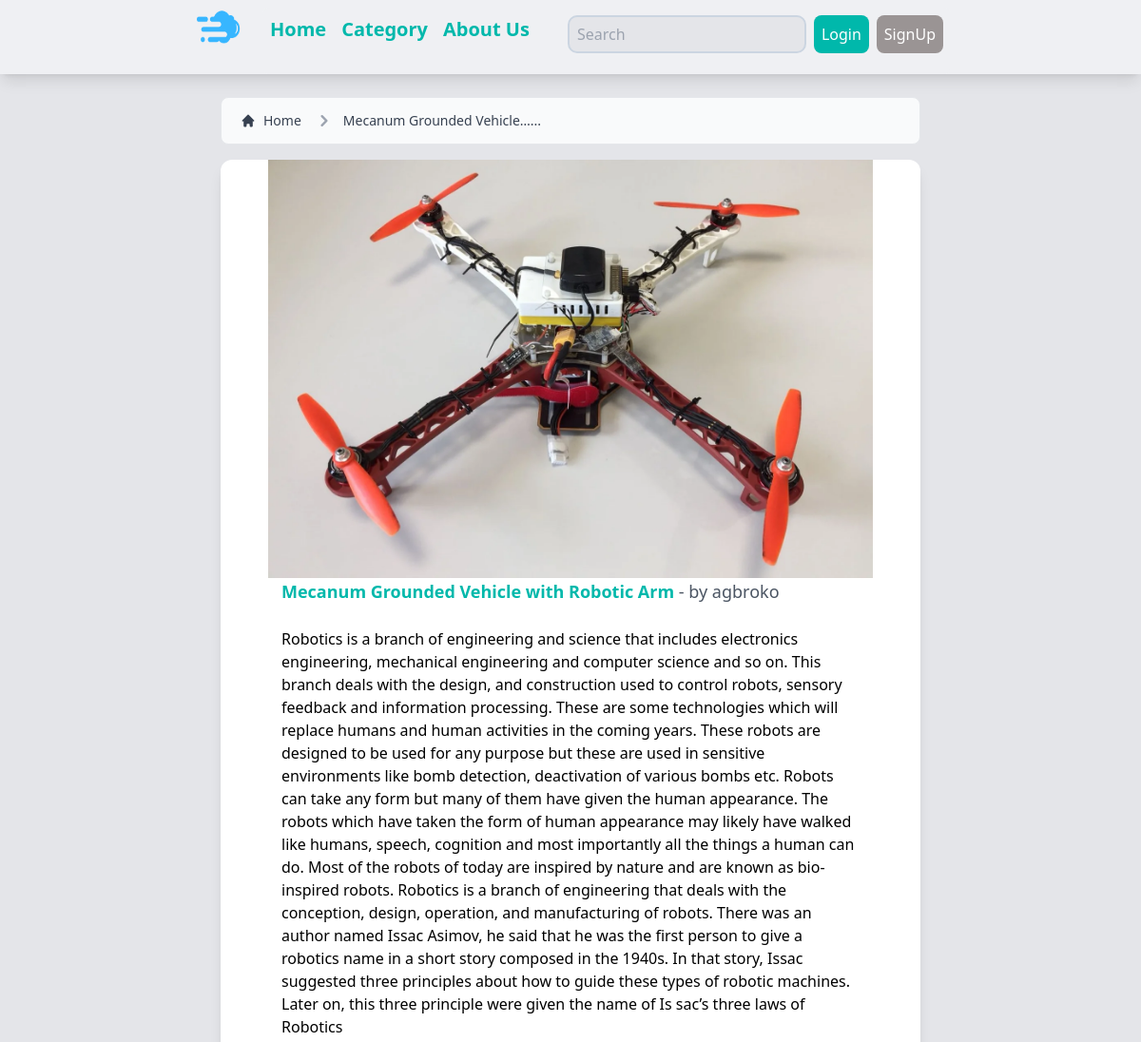
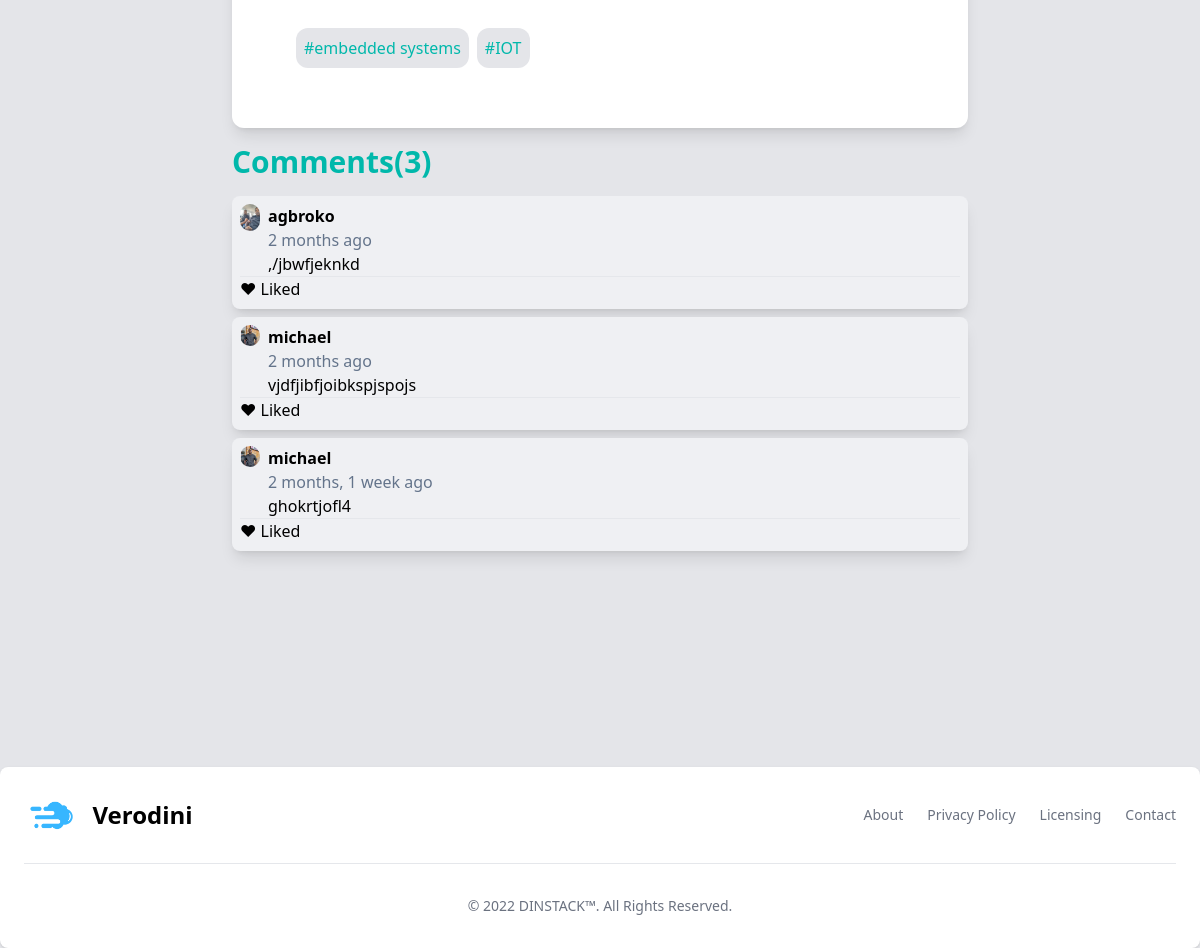
/postpage/1/, run on the app's committed database (2 pictures, top to bottom).
### base/models.py (models this page shows, shortened)
class Blogpost(models.Model):
    title = models.TextField(max_length=100, null=True, blank=True)
    author = models.ForeignKey(User, on_delete=models.CASCADE, null=True, blank=True)
    article = models.TextField(blank=True, null=True)
    tag = models.ManyToManyField(Tags, related_name='tags', blank=True)
    image = models.ImageField(null=True, default="placeholder.png")
    updated = models.DateTimeField(auto_now=True)
    created = models.DateTimeField(auto_now_add=True)

class User(AbstractUser):
    name = models.CharField(max_length=200, null=True)
    email = models.EmailField(unique=True, null=True)
    bio = models.TextField(null=True)
    avatar = models.ImageField(null=True, default="mike.png")
    USERNAME_FIELD = 'email'
    REQUIRED_FIELDS = []

class Tags(models.Model):
    name = models.CharField(null=True, blank=True, max_length=30)

class CommentChat(models.Model):
    user = models.ForeignKey(User, on_delete=models.SET_NULL, null=True)
    post = models.ForeignKey('Blogpost', on_delete=models.CASCADE, default='4')
    comment = models.TextField(max_length=100, blank=True, null=True)
    updated = models.DateTimeField(auto_now=True)
    created = models.DateTimeField(auto_now_add=True)

### base/views.py (the view, shortened to what this page needs)
# urls.py: path('postpage/<str:pk>/', views.postPage, name="postpage"),
def postPage(request, pk):
    post = Blogpost.objects.get(id=pk)
    author = User.objects.get(id=post.author.id)
    tags = post.tag.all()
    users = User.objects.all()
    post_comment = post.commentchat_set.all().order_by('-created')
    context = {'post': post, 'tags': tags, 'post_comment':post_comment, 'author':author}
    return render(request, 'base/postpage.html', context)

### base/Templates/base/postpage.html (shortened to what this page needs)
{% extends 'base/main.html' %} {% load static %}
{% block content %}
<nav
  class="flex px-5 py-3 mx-8 lg:mx-[232px] mt-6 text-gray-700 border border-gray-200 rounded-lg bg-gray-50 dark:bg-gray-800 dark:border-gray-700"
  aria-label="Breadcrumb"
>
  <ol class="inline-flex items-center space-x-1 md:space-x-3">
    <li class="inline-flex items-center">
      <a
        href="{% url 'home' %}"
        class="inline-flex items-center text-sm font-medium text-gray-700 hover:text-gray-900 dark:text-gray-400 dark:hover:text-white"
      >
        <svg
          class="w-4 h-4 mr-2"
          fill="currentColor"
          viewBox="0 0 20 20"
          xmlns="http://www.w3.org/2000/svg"
        >
          <path
            d="M10.707 2.293a1 1 0 00-1.414 0l-7 7a1 1 0 001.414 1.414L4 10.414V17a1 1 0 001 1h2a1 1 0 001-1v-2a1 1 0 011-1h2a1 1 0 011 1v2a1 1 0 001 1h2a1 1 0 001-1v-6.586l.293.293a1 1 0 001.414-1.414l-7-7z"
          ></path>
        </svg>
        Home
      </a>
    </li>
    <li>
      <div class="flex items-center">
        <svg
          class="w-6 h-6 text-gray-400"
          fill="currentColor"
          viewBox="0 0 20 20"
          xmlns="http://www.w3.org/2000/svg"
        >
          <path
            fill-rule="evenodd"
            d="M7.293 14.707a1 1 0 010-1.414L10.586 10 7.293 6.707a1 1 0 011.414-1.414l4 4a1 1 0 010 1.414l-4 4a1 1 0 01-1.414 0z"
            clip-rule="evenodd"
          ></path>
        </svg>
        <a
          href="#"
          class="ml-1 text-sm font-medium text-gray-700 hover:text-gray-900 md:ml-2 dark:text-gray-400 dark:hover:text-white"
          >{{post.title|truncatechars:25}}...</a
        >
      </div>
    </li>
  </ol>
</nav>
<section class="mx-8 my-4 px-2 lg:px-[200px]">
  <div class="bg-white rounded-xl shadow-lg pb-3">
    <img
      src="{{post.image.url}}"
      alt=""
      class="object-contain w-full h-[440px] rounded-xl"
    />
    <div class="px-2 md:px-16 mb-8">
      <div class="object-contain items-center justify-center">
        <h1 class="text-mainBlue text-lg font-semibold">
          {{post.title}}
          <span class="text-gray-600 font-normal">
            - by {{author.username}}</span
          >
        </h1>
      </div>
      <div class="mb-8 mt-6">
        <p>{{post.article}}</p>
      </div>
      <div class="flex flex-col md:flex-row gap-2">
        {% for tag in tags %}
        <span class="p-2 rounded-xl bg-lightGrey2 text-mainBlue mb-4">
          #{{tag.name}}
        </span>
        {% endfor %}
      </div>
    </div>
  </div>
  <div>
    <div class="my-4">
      <h2 class="text-3xl font-semibold text-mainBlue">
        Comments({{post_comment.count}})
      </h2>
    </div>
    <div class="flex flex-col gap-2">
      {% for comment in post_comment %}
      <div class="bg-lightGrey1 rounded-lg shadow-lg p-2">
        <div class="flex flex-row">
          <div class="rounded-full w-[20px] h-[20px]">
            <img
              src="{{comment.user.avatar.url}}"
              alt="picicon"
              class="object-contain rounded-full"
            />
          </div>
          <div class="ml-2">
            <h4 class="font-semibold">{{comment.user.username}}</h4>
            <p class="text-slate-500">{{comment.created|timesince}} ago</p>
            <p>{{comment.comment}}</p>
          </div>
        </div>
        <div>
          <hr class="bg-blue-500" />
          <div class="flex flex-row gap-2">
            <p>&#x2764; Liked</p>
          </div>
        </div>
      </div>
      {% endfor %}
    </div>
  </div>
</section>
{% endblock content %}

### static/css/vid.css (style rules this page uses)
html { line-height: 1.5; -webkit-text-size-adjust: 100%; -moz-tab-size: 4; -o-tab-size: 4; tab-size: 4; font-family: ui-sans-serif, system-ui, -apple-system, BlinkMacSystemFont, "Segoe UI", Roboto, "Helvetica Neue", Arial, "Noto Sans", sans-serif, "Apple Color Emoji", "Segoe UI Emoji", "Segoe UI Symbol", "Noto Color Emoji"; }
body { margin: 0; line-height: inherit; }
hr { height: 0; color: inherit; border-top-width: 1px; }
h1, h2, h3, h4, h5, h6 { font-size: inherit; font-weight: inherit; }
a { color: inherit; text-decoration: inherit; }
blockquote, dl, dd, h1, h2, h3, h4, h5, h6, hr, figure, p, pre { margin: 0; }
ol, ul, menu { list-style: none; margin: 0; padding: 0; }
img, svg, video, canvas, audio, iframe, embed, object { display: block; vertical-align: middle; }
img, video { max-width: 100%; height: auto; }
.mx-8 { margin-left: 2rem; margin-right: 2rem; }
.my-4 { margin-top: 1rem; margin-bottom: 1rem; }
.mr-2 { margin-right: 0.5rem; }
.ml-2 { margin-left: 0.5rem; }
.mb-4 { margin-bottom: 1rem; }
.mb-8 { margin-bottom: 2rem; }
.mt-6 { margin-top: 1.5rem; }
.ml-1 { margin-left: 0.25rem; }
.flex { display: flex; }
.inline-flex { display: inline-flex; }
.h-4 { height: 1rem; }
.h-6 { height: 1.5rem; }
.h-\[440px\] { height: 440px; }
.h-\[20px\] { height: 20px; }
.w-full { width: 100%; }
.w-4 { width: 1rem; }
.w-6 { width: 1.5rem; }
.w-\[20px\] { width: 20px; }
.flex-row { flex-direction: row; }
.flex-col { flex-direction: column; }
.items-center { align-items: center; }
.justify-center { justify-content: center; }
.gap-2 { gap: 0.5rem; }
.space-x-1 > :not([hidden]) ~ :not([hidden]) { --tw-space-x-reverse: 0; margin-right: calc(0.25rem * var(--tw-space-x-reverse)); margin-left: calc(0.25rem * calc(1 - var(--tw-space-x-reverse))); }
.rounded-full { border-radius: 9999px; }
.rounded-lg { border-radius: 0.5rem; }
.rounded-xl { border-radius: 0.75rem; }
.border { border-width: 1px; }
.border-gray-200 { --tw-border-opacity: 1; border-color: rgb(229 231 235 / var(--tw-border-opacity)); }
.bg-white { --tw-bg-opacity: 1; background-color: rgb(255 255 255 / var(--tw-bg-opacity)); }
.bg-gray-50 { --tw-bg-opacity: 1; background-color: rgb(249 250 251 / var(--tw-bg-opacity)); }
.bg-lightGrey2 { --tw-bg-opacity: 1; background-color: rgb(228 229 233 / var(--tw-bg-opacity)); }
.bg-lightGrey1 { --tw-bg-opacity: 1; background-color: rgb(239 240 243 / var(--tw-bg-opacity)); }
.bg-blue-500 { --tw-bg-opacity: 1; background-color: rgb(59 130 246 / var(--tw-bg-opacity)); }
.object-contain { -o-object-fit: contain; object-fit: contain; }
.p-2 { padding: 0.5rem; }
.py-3 { padding-top: 0.75rem; padding-bottom: 0.75rem; }
.px-5 { padding-left: 1.25rem; padding-right: 1.25rem; }
.px-2 { padding-left: 0.5rem; padding-right: 0.5rem; }
.pb-3 { padding-bottom: 0.75rem; }
.text-sm { font-size: 0.875rem; line-height: 1.25rem; }
.text-3xl { font-size: 1.875rem; line-height: 2.25rem; }
.text-lg { font-size: 1.125rem; line-height: 1.75rem; }
.font-semibold { font-weight: 600; }
.font-medium { font-weight: 500; }
.font-normal { font-weight: 400; }
.text-mainBlue { color: hsla(176, 100%, 36%, 1); }
.text-gray-700 { --tw-text-opacity: 1; color: rgb(55 65 81 / var(--tw-text-opacity)); }
.text-gray-400 { --tw-text-opacity: 1; color: rgb(156 163 175 / var(--tw-text-opacity)); }
.text-gray-600 { --tw-text-opacity: 1; color: rgb(75 85 99 / var(--tw-text-opacity)); }
.text-slate-500 { --tw-text-opacity: 1; color: rgb(100 116 139 / var(--tw-text-opacity)); }
.shadow-lg { --tw-shadow: 0 10px 15px -3px rgb(0 0 0 / 0.1), 0 4px 6px -4px rgb(0 0 0 / 0.1); --tw-shadow-colored: 0 10px 15px -3px var(--tw-shadow-color), 0 4px 6px -4px var(--tw-shadow-color); box-shadow: var(--tw-ring-offset-shadow, 0 0 #0000), var(--tw-ring-shadow, 0 0 #0000), var(--tw-shadow); }
@media (min-width: 768px) { .md\:ml-2 { margin-left: 0.5rem; } }
@media (min-width: 768px) { .md\:flex-row { flex-direction: row; } }
@media (min-width: 768px) { .md\:space-x-3 > :not([hidden]) ~ :not([hidden]) { --tw-space-x-reverse: 0; margin-right: calc(0.75rem * var(--tw-space-x-reverse)); margin-left: calc(0.75rem * calc(1 - var(--tw-space-x-reverse))); } }
@media (min-width: 768px) { .md\:px-16 { padding-left: 4rem; padding-right: 4rem; } }
@media (min-width: 976px) { .lg\:mx-\[232px\] { margin-left: 232px; margin-right: 232px; } }
@media (min-width: 976px) { .lg\:px-\[200px\] { padding-left: 200px; padding-right: 200px; } }

### data on the page
Blogpost: title "Mecanum Grounded Vehicle…", image (picture), title "Mecanum Grounded Vehicle with Robotic Arm", article "Robotics is a branch of engineering and science that includes electronics engineering, mechanical engineering and computer science and so on. This branch deals with the design, and construction used to control robots, sensory feedback and information processing. These are some technologies which will replace humans and human activities in the coming years. These robots are designed to be used for any purpose but these are used in sensitive environments like bomb detection, deactivation of various bombs etc. Robots can take any form but many of them have given the human appearance. The robots which have taken the form of human appearance may likely have walked like humans, speech, cognition…"
User: username "agbroko"
Tags: name "embedded systems"
Tags: name "IOT"
CommentChat: user.avatar (picture), user.username "agbroko", created "2 months", comment ",/jbwfjeknkd"
CommentChat: user.avatar (picture), user.username "michael", created "2 months", comment "vjdfjibfjoibkspjspojs"
CommentChat: user.avatar (picture), user.username "michael", created "2 months, 1 week", comment "ghokrtjofl4"

### other printed values
{{ post_comment.count }} "3"
